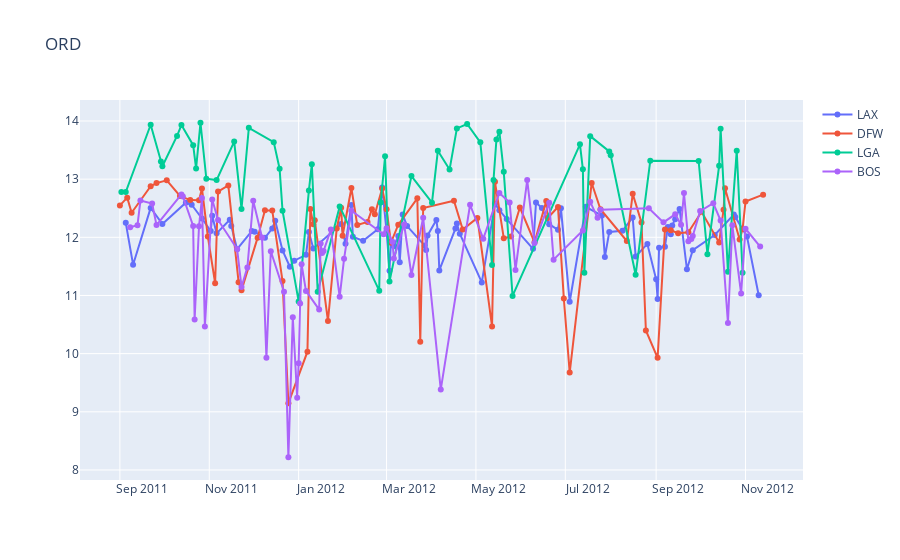
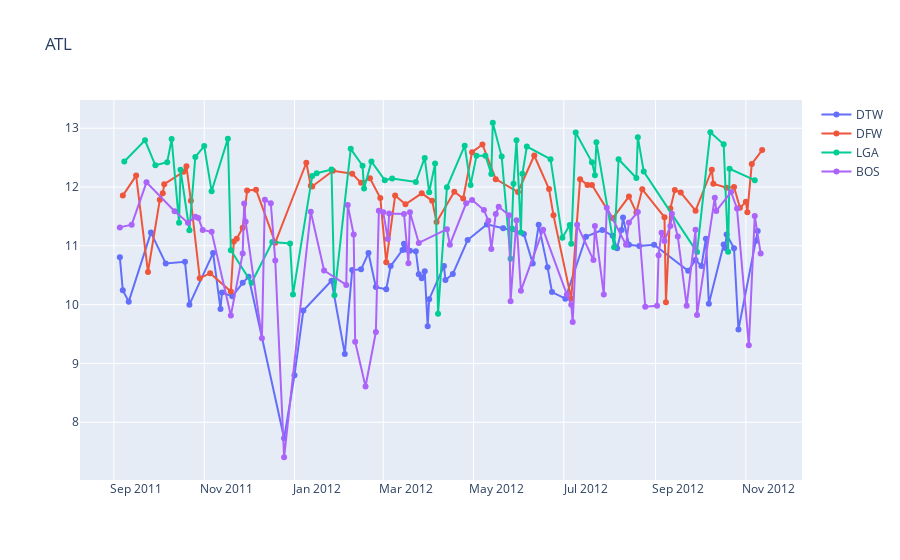

Notebook cell for these charts, in order:
### Code cell
def plot_time_serie(dest_from, dest_to):
    fig = go.Figure()
    for dest in dest_to:
        filterd = data[(data['from']==dest_from) & (data['to']==dest)]
        filterd.sort_values(by='flight_date', inplace=True)
        #sns.lineplot(x="flight_date", y="target",data=filterd)
        
        fig.add_trace(go.Scatter(
                       name=dest,
                       mode="markers+lines", x=filterd["flight_date"], y=filterd["target"],
                       
                     ))
    fig.update_xaxes(showgrid=True, ticklabelmode="period")
    # update title 
    fig.update_layout(title_text=dest_from)
    fig.show()

    


# test
plot_time_serie('ORD',['LAX','DFW','LGA','BOS'])
plot_time_serie('ATL',['DTW','DFW','LGA','BOS'])
